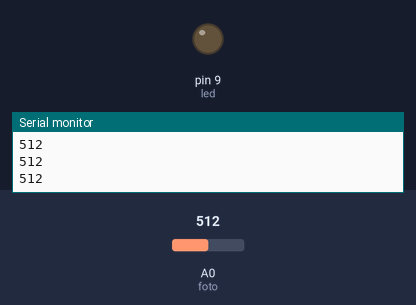
A sketch run on a simulated Arduino Uno, built with avr-gcc and run on an emulated ATmega328P. Shown: output pins drawn as LEDs (lit = HIGH), the last lines printed to the serial monitor. Inputs (shaded band) come from the test bench; at power-on: A0 (foto) = 512.

Above: at 1.2 s.
1.3 s: A0 (foto) set to 224
2.8 s: A0 (foto) set to 198
At 4.0 s:
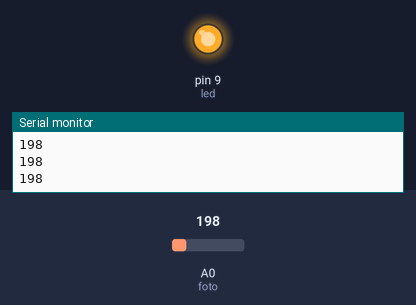
4.3 s: A0 (foto) set to 220
At 5.3 s:
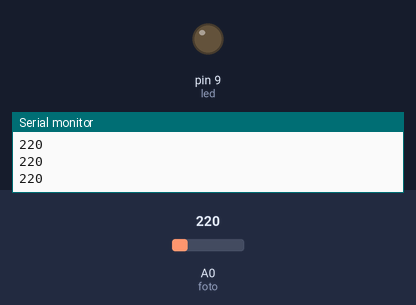
5.8 s: A0 (foto) set to 200
At 6.5 s:
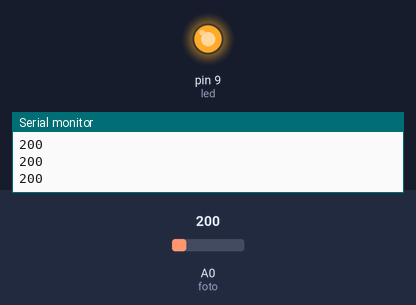
Timing chart, 0 to 8.3 s (numbered marks = the images above; inputs shaded):
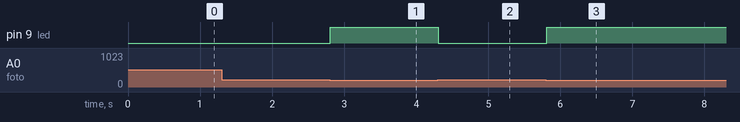

The sketch:

Practica_5_LDR_y_LED.ino
```cpp
//Práctica 5 - Sensor LDR y led
int led=9;
int foto=0;
int lectura=0;
void setup() {
  // put your setup code here, to run once:
  pinMode(led,OUTPUT);
  Serial.begin(9600);
}

void loop() {
  // put your main code here, to run repeatedly:
  lectura=analogRead(foto);
  Serial.println(lectura);
  if(lectura<210){
    digitalWrite(led,HIGH);
  }
  else{
    digitalWrite(led,LOW);
  }
}
```

Measured:
- the behaviour switches between 210 and 209 on A0 (foto) (found by bisection; images 0 and 1)
- after the input at 2.8 s, pin 9 (led): LOW → HIGH at once
- after the input at 4.3 s, pin 9 (led): HIGH → LOW at once
- after the input at 5.8 s, pin 9 (led): LOW → HIGH at once
